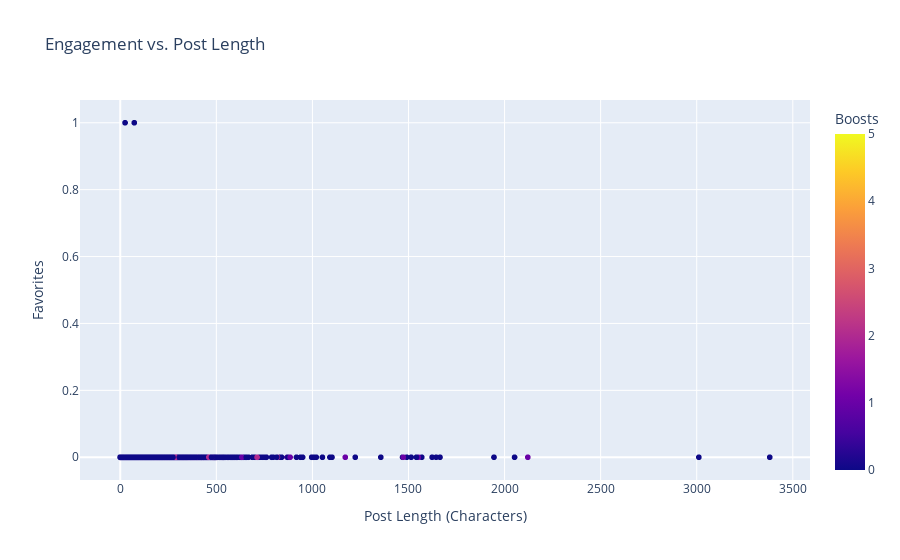

This figure's notebook cell:
### Markdown cell above
**How the length of the posts (Post´s Length) affects engagement (i.e., favorites and boosts)**

### Code cell
fig = px.scatter(df_clean, x='Post´s Length', y='# of Favorites', color='# of Boosts',
                 title='Engagement vs. Post Length',
                 labels={'Post´s Length': 'Post Length (Characters)', '# of Favorites': 'Favorites', '# of Boosts': 'Boosts'})
fig.show()

### Figure 1 — Plotly figure (JSON) as saved in the notebook; plotly's stock layout.template omitted (floating-point values rounded to 4 significant figures; data arrays with more than 128 entries replaced by an {"elided": "..."} marker saying what was removed)
{"data": [{"hovertemplate": "Post Length (Characters)=%{x}<br>Favorites=%{y}<br>Boosts=%{marker.color}<extra></extra>", "legendgroup": "", "marker": {"color": {"elided": "7250 int values"}, "coloraxis": "coloraxis", "symbol": "circle"}, "mode": "markers", "name": "", "showlegend": false, "type": "scattergl", "x": {"elided": "7250 int values"}, "xaxis": "x", "y": {"elided": "7250 int values"}, "yaxis": "y"}], "layout": {"coloraxis": {"colorbar": {"title": {"text": "Boosts"}}, "colorscale": [[0, "#0d0887"], [0.1111, "#46039f"], [0.2222, "#7201a8"], [0.3333, "#9c179e"], [0.4444, "#bd3786"], [0.5556, "#d8576b"], [0.6667, "#ed7953"], [0.7778, "#fb9f3a"], [0.8889, "#fdca26"], [1, "#f0f921"]]}, "legend": {"tracegroupgap": 0}, "title": {"text": "Engagement vs. Post Length"}, "xaxis": {"anchor": "y", "domain": [0, 1], "title": {"text": "Post Length (Characters)"}}, "yaxis": {"anchor": "x", "domain": [0, 1], "title": {"text": "Favorites"}}}}
